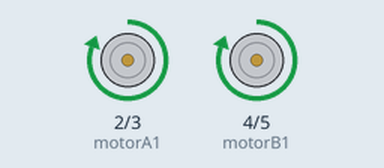
This sketch was run on a simulated Arduino Uno, built with avr-gcc and run on an emulated ATmega328P. On the bench: motor-driver pin pairs drawn as motors (green arrow = first pin HIGH = forward, orange = second pin HIGH = backward, longer = more drive).

Above: at 1.0 s.
At 3.0 s:
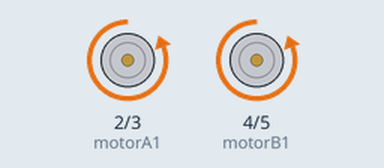
Timing chart, 0 to 5.2 s (numbered marks = the images above):
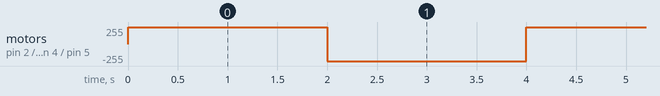

The sketch:

DC_motors.ino
```cpp
int motorA1 = 2;
int motorA2 = 3;
int motorB1 = 4;
int motorB2 = 5;
void setup() {
  // put your setup code here, to run once:
pinMode(motorA1, OUTPUT);
pinMode(motorA2, OUTPUT);
pinMode(motorB1, OUTPUT);
pinMode(motorB2, OUTPUT);
}

void loop() {
  // put your main code here, to run repeatedly:
digitalWrite(motorA1, HIGH);
digitalWrite(motorA2, LOW);
digitalWrite(motorB1, HIGH);
digitalWrite(motorB2, LOW);
delay(2000);
digitalWrite(motorA1, LOW);
digitalWrite(motorA2, HIGH);
digitalWrite(motorB1, LOW);
digitalWrite(motorB2, HIGH);
delay(2000);
}
```

Measured:
- by itself, motor on pin 2 (motorA1) / pin 3 (motorA2), motor on pin 4 (motorB1) / pin 5 (motorB2): alternates forward 255/255 for 2.0 s and backward 255/255 for 2.0 s
